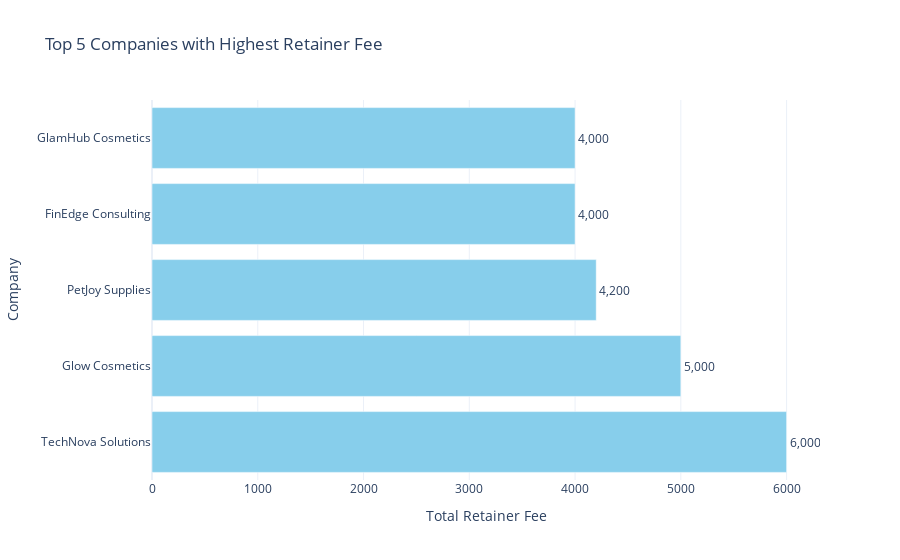

Notebook code for this chart:
### Code cell
import plotly.express as px

# Sort by retainer and take top 5
df_top5 = df_top5.sort_values("total_retainer", ascending=False).head(5)

fig = px.bar(
    df_top5,
    x="total_retainer",
    y="company_name",
    orientation="h",   # horizontal bars
    text="total_retainer",
    title="Top 5 Companies with Highest Retainer Fee",
    color_discrete_sequence=["skyblue"]
)

# Styling
fig.update_traces(
    texttemplate="%{text:,.0f}",   # add labels with commas
    textposition="outside"
)
fig.update_layout(
    xaxis_title="Total Retainer Fee",
    yaxis_title="Company",
    template="plotly_white"
)

fig.show()

### Figure 1 — Plotly figure (JSON) as saved in the notebook; plotly's stock layout.template omitted (floating-point values rounded to 4 significant figures)
{"data": [{"hovertemplate": "total_retainer=%{text}<br>company_name=%{y}<extra></extra>", "legendgroup": "", "marker": {"color": "skyblue", "pattern": {"shape": ""}}, "name": "", "orientation": "h", "showlegend": false, "text": [6000.0, 5000.0, 4200.0, 4000.0, 4000.0], "textposition": "outside", "texttemplate": "%{text:,.0f}", "type": "bar", "x": [6000.0, 5000.0, 4200.0, 4000.0, 4000.0], "xaxis": "x", "y": ["TechNova Solutions", "Glow Cosmetics", "PetJoy Supplies", "FinEdge Consulting", "GlamHub Cosmetics"], "yaxis": "y"}], "layout": {"barmode": "relative", "legend": {"tracegroupgap": 0}, "title": {"text": "Top 5 Companies with Highest Retainer Fee"}, "xaxis": {"anchor": "y", "domain": [0, 1], "title": {"text": "Total Retainer Fee"}}, "yaxis": {"anchor": "x", "domain": [0, 1], "title": {"text": "Company"}}}}
